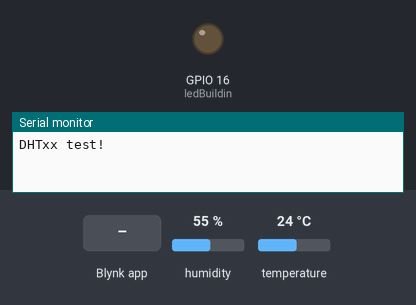
Bench run of a sketch on a simulated ESP8266 (NodeMCU). Parts: output pins drawn as LEDs (lit = HIGH), the last lines printed to the serial monitor. Inputs (shaded band) come from the test bench; at power-on: humidity 55 %, temperature 24 °C. WiFi joins after 1.5 s; servers stay silent unless stated.

Above: at 3.0 s.
3.1 s: Blynk app writes 0 to V0
At 5.0 s:
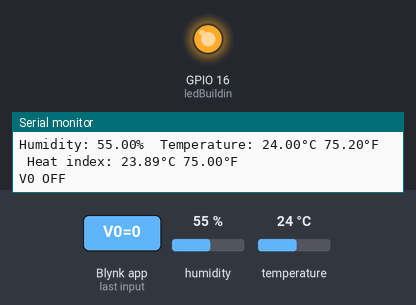
6.1 s: Blynk app writes 1 to V0
At 8.6 s:
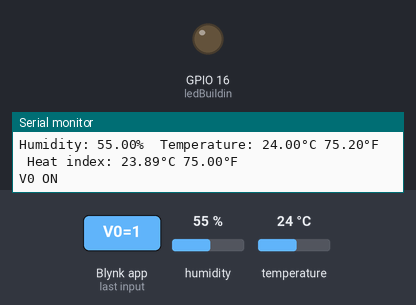
9.3 s: Blynk app writes 200 to V0
At 10.5 s:
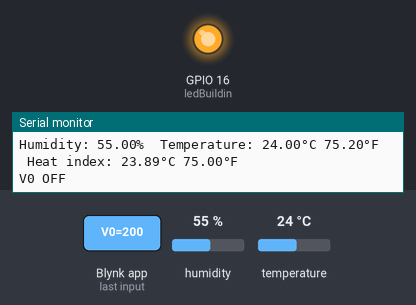
Timing chart, 0 to 12.3 s (numbered marks = the images above; inputs shaded):
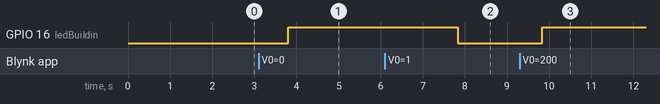

Measured:
- after the input at 3.1 s, GPIO 16 (ledBuildin): LOW → HIGH after 0.71 s
- after the input at 6.1 s, GPIO 16 (ledBuildin): HIGH → LOW after 1.7 s
- after the input at 9.3 s, GPIO 16 (ledBuildin): LOW → HIGH after 0.53 s

The sketch:

20_Blynk_Temp_Humi_LED.ino
```cpp
#define BLYNK_PRINT Serial
#define BLYNK_TEMPLATE_ID "TMPLgYgVXgrp"
#define BLYNK_DEVICE_NAME "Quickstart Template"
#define BLYNK_AUTH_TOKEN "eUFlE7qMZSjkl7HEyV3s177OfCUqSP8x"
#define ledBuildin 16 // D0
#include <BlynkSimpleEsp8266.h>
#include "DHT.h"
float sensorVal;
float humi;
float temp_c;
float temp_f;
float hif;
float hic;

BlynkTimer timer;
#define DHTPIN 14 //D5 Plug Temp to this pin

#define DHTTYPE DHT22

DHT dht(DHTPIN, DHTTYPE);
void myTimer()
{
  // This function describes what will happen with each timer tick
  // e.g. writing sensor value to datastream V5
  Blynk.virtualWrite(V1, temp_c);   // Write temp
  Blynk.virtualWrite(V4, humi);   // Write humidity
}

const char* ssid = "TAN P30 Pro";
const char* password = "1234567890-=";
void setup()
{
  Serial.begin(115200);
  pinMode(ledBuildin, OUTPUT);
  Blynk.begin(BLYNK_AUTH_TOKEN, ssid, password);
  Serial.println(F("DHTxx test!"));
  dht.begin();
  timer.setInterval(1000L, myTimer);

}
void loop()
{
// Reading sensor from hardware analog pin A0
  readTemp();

  // Runs all Blynk stuff
  Blynk.run();

  // runs BlynkTimer
  timer.run();

}


void readTemp(){

  // Wait a few seconds between measurements.
  delay(2000);

  // Reading temperature or humidity takes about 250 milliseconds!
  // Sensor readings may also be up to 2 seconds 'old' (its a very slow sensor)
  humi = dht.readHumidity();
  // Read temperature as Celsius (the default)
  temp_c = dht.readTemperature();
  // Read temperature as Fahrenheit (isFahrenheit = true)
  temp_f = dht.readTemperature(true);

  // Compute heat index in Fahrenheit (the default)
  hif = dht.computeHeatIndex(temp_f, humi);
  // Compute heat index in Celsius (isFahreheit = false)
  hic = dht.computeHeatIndex(temp_c, humi, false);

  Serial.print(F("Humidity: "));
  Serial.print(humi);
  Serial.print(F("%  Temperature: "));
  Serial.print(temp_c);
  Serial.print(F("°C "));
  Serial.print(temp_f);
  Serial.print(F("°F  Heat index: "));
  Serial.print(hic);
  Serial.print(F("°C "));
  Serial.print(hif);
  Serial.println(F("°F"));
}

BLYNK_WRITE(V0) // Executes when the value of virtual pin 0 changes
{
  if(param.asInt() == 1)
  {
    // execute this code if the switch widget is now ON
    digitalWrite(ledBuildin,LOW);  // Set digital pin 16 HIGH Build in LED
    Serial.println("V0 ON");
    Blynk.virtualWrite(V7,1);
  }
  else
  {
    // execute this code if the switch widget is now OFF
    digitalWrite(ledBuildin,HIGH);  // Set digital pin 16 LOW     Build in LED
    Serial.println("V0 OFF");
    Blynk.virtualWrite(V7,0);
  }
}
```
